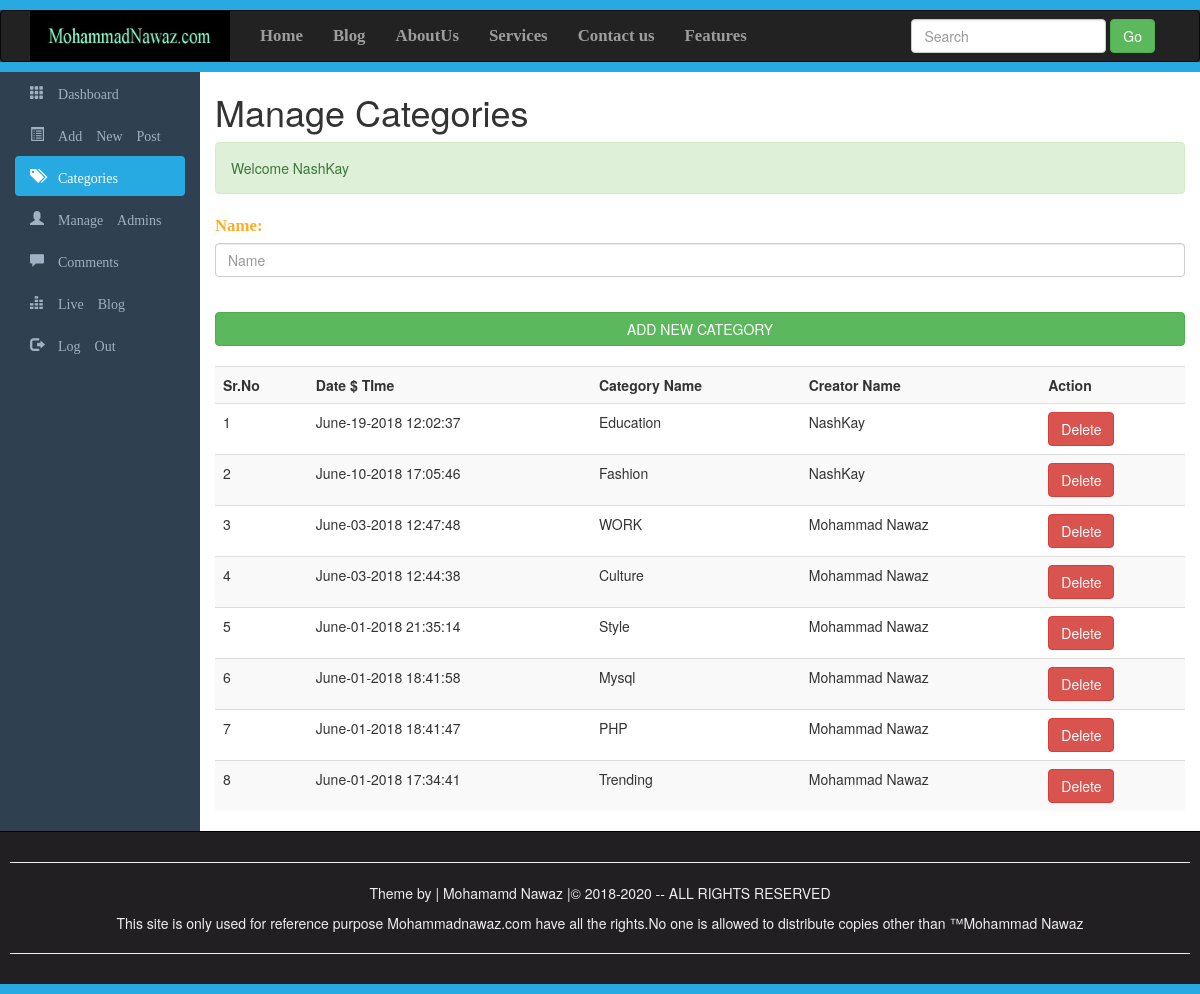
The app's page /categories.php (signed in) with its own data.
### tables this page shows
CREATE TABLE `category` (
  `id` int(10) NOT NULL,
  `datetime` varchar(50) NOT NULL,
  `name` varchar(100) NOT NULL,
  `creatorname` varchar(200) NOT NULL
);

### categories.php (the view, shortened to what this page needs)
<?php require_once("include/sessions.php"); ?>
<!doctype HTML>
<html>
<head>
	<link rel= "stylesheet" href="css/bootstrap.min.css">
	<link rel="stylesheet" href="https://maxcdn.bootstrapcdn.com/bootstrap/3.3.7/css/bootstrap.min.css">
	<link rel= "stylesheet" href="css/adminstyles.css">
</head>
<body>
  <div class="" style="height:10px; background-color:#27AAE1"></div>
	<nav class="navbar navbar-inverse" role="navigation">
		<div class="container">
			<div class="navbar-header">
			<a class="navbar-brand" href="Blog.php">  <img style="margin-top:-15px;" src="/phpcms/images/mohammadnawaz.jpg" width="200"; height="50";> </a>
			</div>
			<div class="collapse navbar-collapse" id="collapse">
						<ul class="nav navbar-nav">
							<li><a href="#"> Home </a></li>
							<li><a href="Blog.php" target="_blank"> Blog </a></li>
							<li><a href="#"> AboutUs </a></li>
							<li><a href="#"> Services </a></li>
							<li><a href="#"> Contact us </a></li>
							<li><a href="#"> Features </a></li>
						</ul>
						<form class="navbar-form navbar-right" action="Blog.php" >
							<div class="form-group">
								<input type="text" class="form-control" placeholder="Search" name="Search" value="">
							</div>
							<button class="btn btn-success"  name="SearchButton">Go</button>
						</form>
			</div>
		</div>
	</nav>
	<div class="" style="margin-top:-20px; height:10px; background-color:#27AAE1"></div>
<div class="container-fluid">
<div class="row">
	<div class="col-sm-2">
			<ul id= "side_menu" class="nav nav-pills nav-stacked">
				<li><a  href="dashboard.php"><span class="glyphicon glyphicon-th"> Dashboard</span></a></li>
				<li><a  href="AddNewPost.php"><span class="glyphicon glyphicon-list-alt"> Add New Post</span></a></li>
				<li class="active"><a  href="categories.php"><span class="glyphicon glyphicon-tags"> Categories</span></a></li>
				<li><a  href="Admins.php"><span class="glyphicon glyphicon-user"> Manage Admins</span></a></li>
				<li><a  href="comments.php"><span class="glyphicon glyphicon-comment"> Comments</span></a></li>
				<li><a  href="Blog.php"><span class="glyphicon glyphicon-equalizer"> Live Blog</span></a></li>
				<li><a  href="dashboard.php"><span class="glyphicon glyphicon-log-out"> Log Out</span></a></li>
			</ul>
	</div>
	<div class="col-sm-10">
    <h1>Manage Categories</h1>
    <div>
        <?php echo Message();
         echo SuccessMessage();?>
    </div>
    <div>
      <form  action="categories.php" method="post">
        <fieldset>
          <div class="form-group">
              <label for="categoryname"><span class="fieldinfo">Name:</span></label>
              <input class="form-control" type="text" name="Category" id="categoryname" placeholder="Name" value="">
          </div>
          <br>
          <input class="btn btn-success btn-block" type="submit" name="Submit" value="ADD NEW CATEGORY">
          <br>
        </fieldset>
      </form>
    </div>
    <div class="table-responsive">
      <table class="table table-striped table-hover">
        <tr>
          <th>Sr.No</th>
          <th>Date $ TIme</th>
          <th>Category Name</th>
          <th>Creator Name</th>
          <th>Action</th>
        </tr>
        <?php
        global $connection;
        $ViewQuery= "SELECT * FROM category ORDER BY datetime desc";
        $Execute=mysqli_query($connection, $ViewQuery);
        $SrNo=0;
        while ($DataRows=mysqli_fetch_array($Execute)) {
          $Id=$DataRows['id'];
          $DateTime=$DataRows['datetime'];
          $CategoryName=$DataRows['name'];
          $CreatorName=$DataRows['creatorname'];
          $SrNo++;
        ?>
        <tr>
          <td><?php echo $SrNo; ?></td>
          <td><?php echo $DateTime; ?></td>
          <td><?php echo $CategoryName; ?></td>
          <td><?php echo $CreatorName; ?></td>
          <td><a href="DeleteCategory.php?Id=<?php echo $Id; ?>">
            <span class="btn btn-danger">Delete</span></a> </td>
        </tr>
        <?php
        }
        ?>
      </table>
    </div>
	</div>
</div>
</div>
<div id="footer">
<hr><p>Theme by | Mohamamd Nawaz |&copy; 2018-2020 -- ALL RIGHTS RESERVED</p>
<p>This site is only used for reference purpose Mohammadnawaz.com have all the rights.No one is allowed to distribute copies other than &trade;Mohammad Nawaz </p>
<hr>
</div>
<div style="height:10px; background-color:#27AAE1;">
</div>
</body>
</html>

### css/adminstyles.css (style rules this page uses)
body { background-color: #2f4050; }
.navbar-nav li { font-size: 1.2em; font-weight: bold; font-family: Bitter, Georgia, times; }
.col-sm-10 { background-color: #ffffff; }
#side_menu a { color:#9fb1c2; }
#side_menu .active a { color: #ffffff; background-color: #27AAE1; font-weight: bold; }
#footer { padding: 10px; border-top: 1px solid black; color:#eee; background-color: #211f22; text-align: center; }

### categories.php (style rules this page uses)
.fieldinfo { color:rgb(251,174,44); font-family: Bitter, Georgia, Times; font-size: 1.2em; }

### records on screen
category: datetime "June-19-2018 12:02:37", name "Education", creatorname "NashKay"
category: datetime "June-10-2018 17:05:46", name "Fashion", creatorname "NashKay"
category: datetime "June-03-2018 12:47:48", name "WORK", creatorname "Mohammad Nawaz"
category: datetime "June-03-2018 12:44:38", name "Culture", creatorname "Mohammad Nawaz"
category: datetime "June-01-2018 21:35:14", name "Style", creatorname "Mohammad Nawaz"
category: datetime "June-01-2018 18:41:58", name "Mysql", creatorname "Mohammad Nawaz"
category: datetime "June-01-2018 18:41:47", name "PHP", creatorname "Mohammad Nawaz"
category: datetime "June-01-2018 17:34:41", name "Trending", creatorname "Mohammad Nawaz"

### other values on screen
SuccessMessage() "Welcome NashKay"
